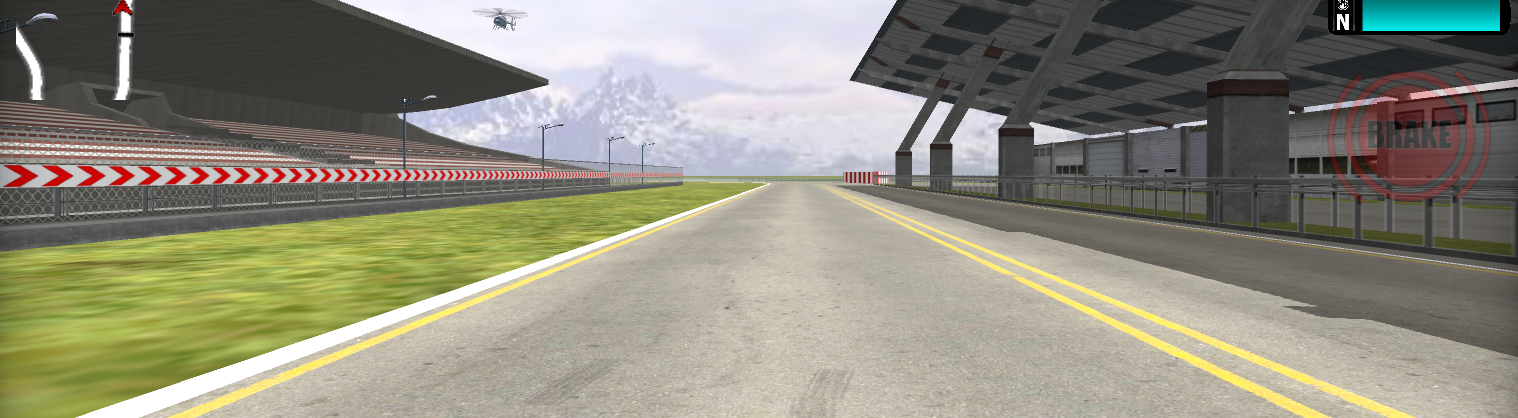
#> input picture Some basics/image/lane.png, 1518 x 418 px
$ jupyter execute 'Perspective Transform.ipynb'
#> lines starting #> are read from the running program, lines starting #| are printed output that depends on the picture
#Imports

[cell 1]
import numpy as np
import matplotlib.pyplot as plt
import matplotlib.image as mpimg
import cv2

[cell 2]
img = mpimg.imread("image/lane.png")
#> img is the input picture: shape (418, 1518, 3) float32; mean R, G, B 0.558, 0.549, 0.487
plt.imshow(img)

[cell 3]
img.shape
#> Out = (418, 1518, 3)

[cell 4]
plt.imshow(img)
plt.plot(60,415,".")
plt.plot(1450,415,".")
plt.plot(700,190,".")
plt.plot(880,190,".")
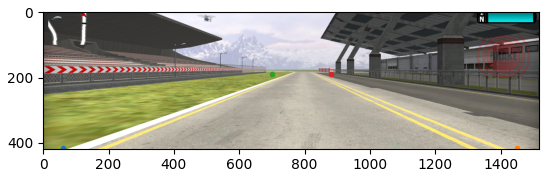
#> figure drawn by matplotlib, 1 panel

[cell 5]
def Warp(img):
    img_size = (img.shape[1],img.shape[0])
#> img_size = (1518, 418)
    src = np.float32([[880,190],[1450,415],[60,415],[700,190]])
    dst = np.float32([[1300,0],[1300,415],[200,415],[200,0]])
    M  = cv2.getPerspectiveTransform(src,dst)
    InvM = cv2.getPerspectiveTransform(dst,src)
    warped = cv2.warpPerspective(img,M,img_size,flags=cv2.INTER_LINEAR)
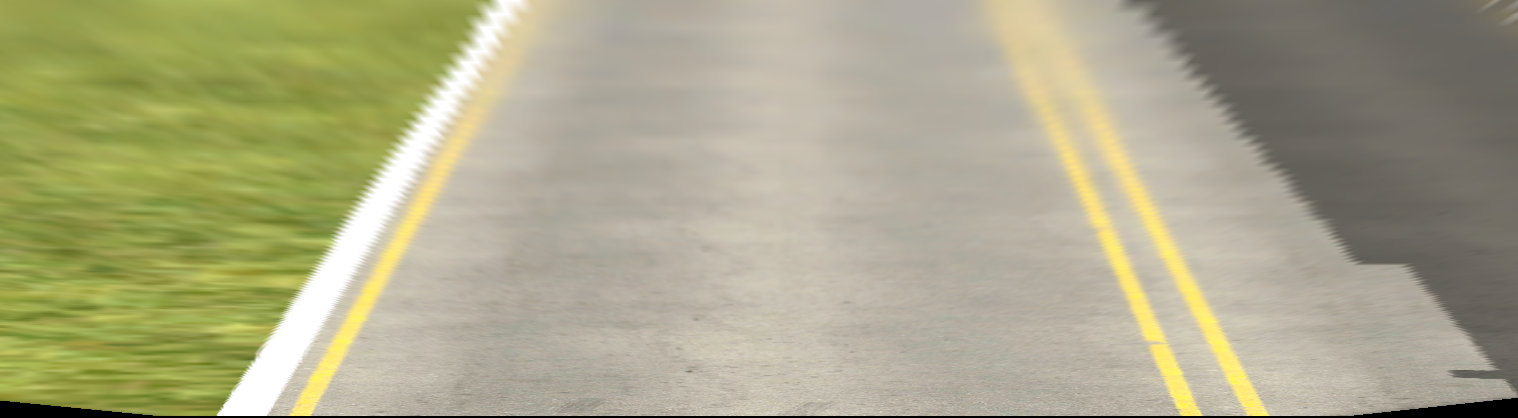
#> warped: shape (418, 1518, 3) float32; mean R, G, B 0.669, 0.659, 0.533
    return warped
